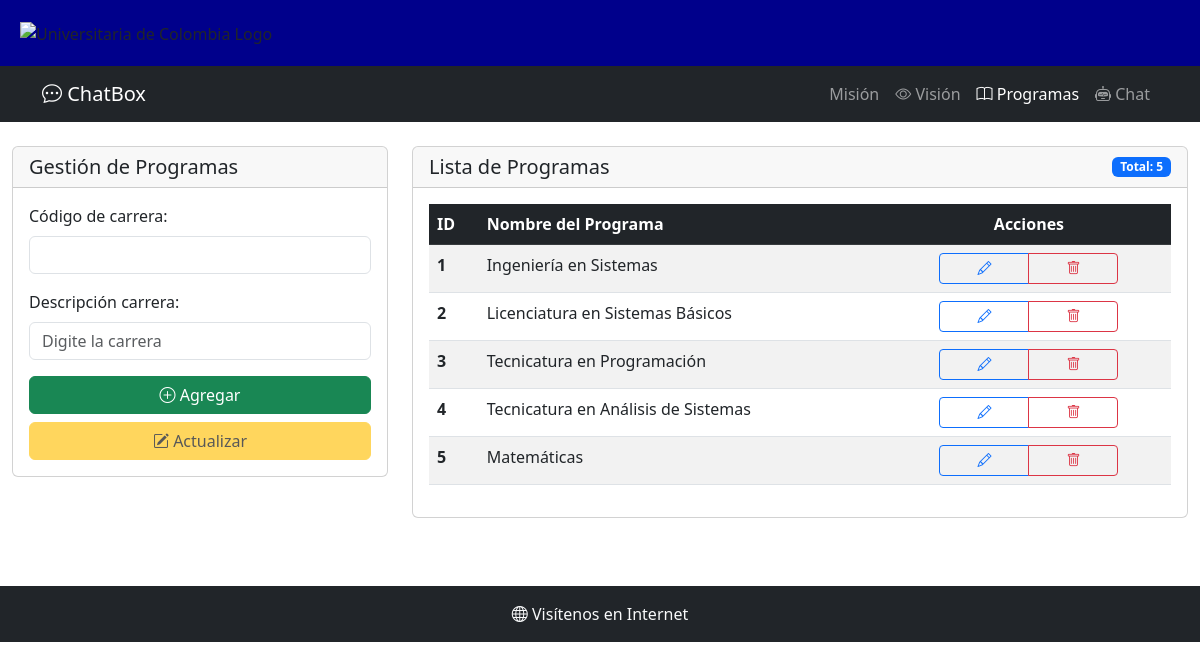
The app's page /programas, older data.
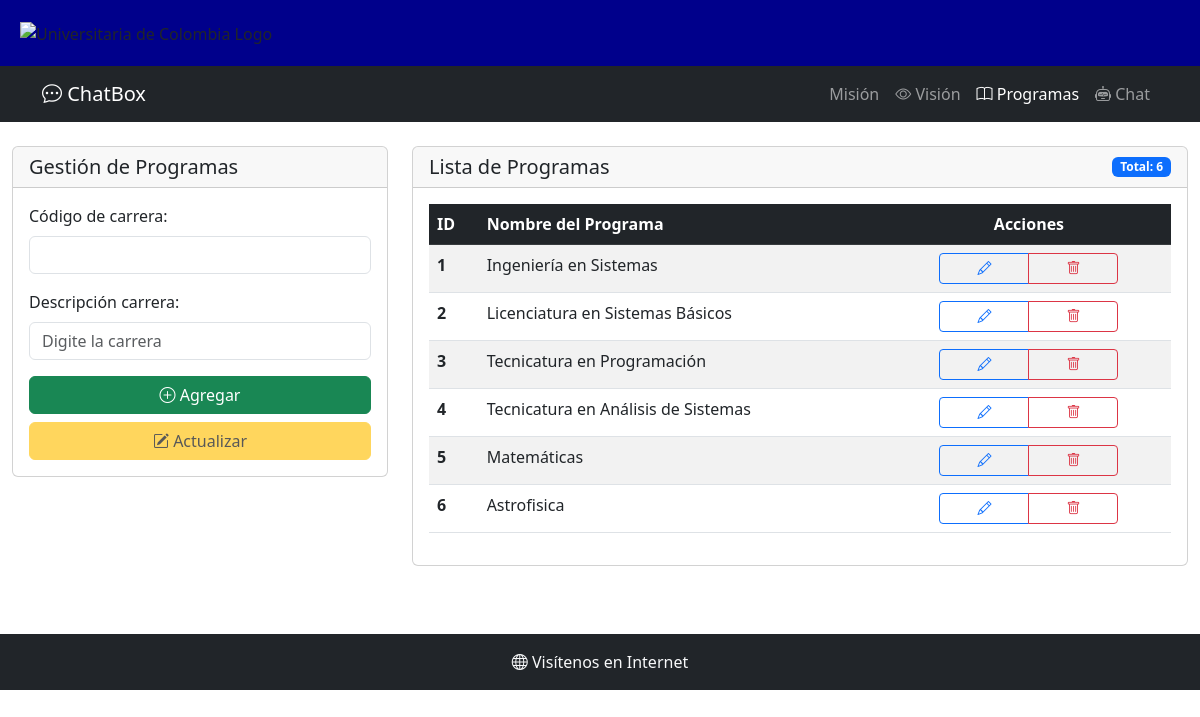
The same page, newer data.
### tables this page shows
CREATE TABLE programas (
    codcarrera INTEGER PRIMARY KEY AUTOINCREMENT,
    descarrera TEXT NOT NULL UNIQUE
);

### main.py (the view, shortened to what this page needs)
@app.route("/programas", methods=["GET", "POST"])
def programas():
    conn = create_connection(DB_FILE)
    cursor = conn.cursor()
    cursor.execute("SELECT * FROM programas ORDER BY codcarrera")
    rows = cursor.fetchall()
    conn.close()
    return render_template("programas.html", programas=rows)

### conexion.py (called while the page is built)
def create_connection(db_file):
    try:
        connection = sqlite3.connect(db_file)
        connection.row_factory = sqlite3.Row  # Acceso a columnas por nombre
        print(f"Conexión exitosa a SQLite: {db_file}")
        return connection
    except sqlite3.Error as e:
        print(f"Error al conectar a SQLite: {e}")
        return None

### templates/programas.html (shortened to what this page needs)
{% extends 'base.html' %}
{% block content %}
<div class="row">
    <div class="col-md-4">
        <div class="card">
            <div class="card-header">
                <h5 class="card-title mb-0">Gestión de Programas</h5>
            </div>
            <div class="card-body">
                <form id="programaForm">
                    <div class="mb-3">
                        <label for="codcarrera" class="form-label">Código de carrera:</label>
                        <input type="number" class="form-control" id="codcarrera" name="codcarrera" required>
                    </div>
                    <div class="mb-3">
                        <label for="descarrera" class="form-label">Descripción carrera:</label>
                        <input type="text" class="form-control" id="descarrera" name="descarrera" placeholder="Digite la carrera" required>
                    </div>
                    <div class="d-grid gap-2">
                        <button type="submit" id="btnAgregar" class="btn btn-success">
                            <i class="bi bi-plus-circle"></i> Agregar
                        </button>
                        <button type="button" id="btnActualizar" class="btn btn-warning" disabled>
                            <i class="bi bi-pencil-square"></i> Actualizar
                        </button>
                    </div>
                </form>
            </div>
        </div>
    </div>
    <div class="col-md-8">
        <div class="card">
            <div class="card-header d-flex justify-content-between align-items-center">
                <h5 class="card-title mb-0">Lista de Programas</h5>
                <span class="badge bg-primary" id="totalProgramas">Total: {{ programas|length }}</span>
            </div>
            <div class="card-body">
                {% if programas %}
                <div class="table-responsive">
                    <table class="table table-striped table-hover" id="tablaProgramas">
                        <thead class="table-dark">
                            <tr>
                                <th scope="col">ID</th>
                                <th scope="col">Nombre del Programa</th>
                                <th scope="col" class="text-center">Acciones</th>
                            </tr>
                        </thead>
                        <tbody>
                            {% for prog in programas %}
                            <tr>
                                <td><strong>{{ prog[0] }}</strong></td>
                                <td>{{ prog[1] }}</td>
                                <td class="text-center">
                                    <div class="btn-group" role="group">
                                        <button type="button" class="btn btn-outline-primary btn-sm"
                                                onclick="cargarPrograma('{{ prog[0] }}')"
                                                title="Modificar">
                                            <i class="bi bi-pencil"></i>
                                        </button>
                                        <button type="button" class="btn btn-outline-danger btn-sm"
                                                onclick="eliminarPrograma('{{ prog[0] }}')"
                                                title="Eliminar">
                                            <i class="bi bi-trash"></i>
                                        </button>
                                    </div>
                                </td>
                            </tr>
                            {% endfor %}
                        </tbody>
                    </table>
                </div>
                {% endif %}
            </div>
        </div>
    </div>
</div>
{% endblock %}

### templates/base.html (shortened to what this page needs)
<!DOCTYPE html>
<html lang="es">
  <head>
    <link
      href="https://cdn.jsdelivr.net/npm/bootstrap@5.3.0/dist/css/bootstrap.min.css"
      rel="stylesheet"
    />
    <link
      href="https://cdn.jsdelivr.net/npm/bootstrap-icons@1.10.0/font/bootstrap-icons.css"
      rel="stylesheet"
    />
    <link
      rel="stylesheet"
      href="{{ url_for('static', filename='css/style.css') }}"
    />
  </head>
  <body>
    <div class="estimgu">
      <img
        src="https://universitariadecolombia.edu.co/wp-content/uploads/2025/04/Logo_universitaria_white_3-1.png"
        alt="Universitaria de Colombia Logo"
        class="fusion-standard-logo"
      />
    </div>
    <nav class="navbar navbar-expand-sm navbar-dark bg-dark">
      <div class="container">
        <a class="navbar-brand" href="{{ url_for('index') }}">
          <i class="bi bi-chat-dots"></i> ChatBox
        </a>
        <div class="collapse navbar-collapse" id="navbarNav">
          <ul class="navbar-nav ms-auto">
            <li class="nav-item">
              <a
                class="nav-link {% if request.endpoint == 'mision' %}active{% endif %}"
                href="{{ url_for('mision') }}"
              >
                 Misión
              </a>
            </li>
            <li class="nav-item">
              <a
                class="nav-link {% if request.endpoint == 'vision' %}active{% endif %}"
                href="{{ url_for('vision') }}"
              >
                <i class="bi bi-eye"></i> Visión
              </a>
            </li>
            <li class="nav-item">
              <a
                class="nav-link {% if request.endpoint == 'programas' %}active{% endif %}"
                href="{{ url_for('programas') }}"
              >
                <i class="bi bi-book"></i> Programas
              </a>
            </li>
            <li class="nav-item">
              <a
                class="nav-link {% if request.endpoint == 'chat' %}active{% endif %}"
                href="{{ url_for('chat') }}"
              >
                <i class="bi bi-robot"></i> Chat
              </a>
            </li>
          </ul>
        </div>
      </div>
    </nav>
    <div class="container-fluid mt-4">{% block content %}{% endblock %}</div>
    <div class="espacio"></div>
    <footer class="bg-dark text-light py-3 mt-5">
      <div class="container text-center">
        <p class="mb-0">
          <a
            href="https://www.google.com"
            target="_blank"
            class="text-decoration-none text-light"
          >
            <i class="bi bi-globe"></i> Visítenos en Internet
          </a>
        </p>
      </div>
    </footer>
  </body>
</html>

### static/css/style.css (style rules this page uses)
.estimgu { background-color: darkblue; padding: 20px; }
.fusion-standard-logo { width: 250px; height: 65px; }
.espacio { height: 20px; }
.btn { min-width: 90px; }

Row changes from the older to the newer data that the page shows:
added programas: codcarrera "6", descarrera "Astrofisica"
Text that changed along with them:
{{ programas|length }}: "5" → "6"
